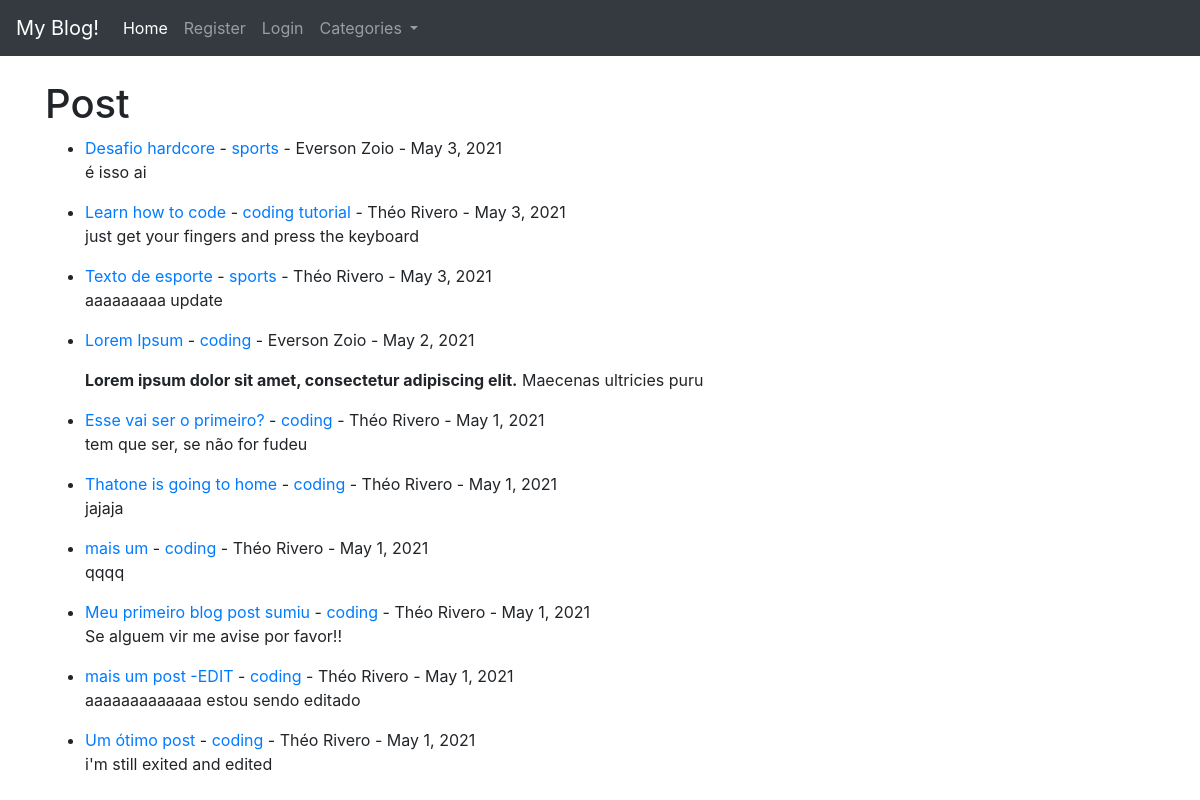
The page / on the database its author committed.
### theblog/models.py (models this page shows, shortened)
class Post(models.Model):
	title = models.CharField(max_length=255)
	title_tag = models.CharField(max_length=255)
	author = models.ForeignKey(User, on_delete=models.CASCADE) #models.CASCADE caso o user seja apagado todos os seus posts são apagados tbm
	body = models.TextField()
	post_date = models.DateField(auto_now_add=True)
	category = models.CharField(max_length=255, default='coding')
	likes = models.ManyToManyField(User, related_name='blog_post')

### theblog/views.py (the view)
# urls.py: path('', HomeView.as_view(), name='home'),
class HomeView(ListView):
	model = Post
	template_name = 'home.html'
	ordering = ['-id']
	def get_context_data(self, *args, **kwargs):
		cat_menu = Category.objects.all()
		context = super(HomeView,self).get_context_data(*args, **kwargs)
		context['cat_menu'] = cat_menu
		return context

### theblog/templates/home.html (shortened to what this page needs)
{% extends 'base.html' %}
{% block content %}
<h1>Post</h1>
<ul>
{% for post in object_list %}
	<li>
		<a href="{% url 'article-detail' post.id %}">{{post.title}}</a> -
		<a href="{% url 'category' post.category|slugify %}">{{post.category}}</a> -
		{{post.author.first_name}} {{post.author.last_name}} - {{post.post_date}}
		<p>{{post.body|slice:":100"|safe}}</p>
	</li>
{% endfor %}
</ul>
{% endblock %}

### rows shown on the page
Post: title "Desafio hardcore", category "sports", author.first_name "Everson", author.last_name "Zoio", post_date "May 3, 2021", body "é isso ai"
Post: title "Learn how to code", category "coding tutorial", author.first_name "Théo", author.last_name "Rivero", post_date "May 3, 2021", body "just get your fingers and press the keyboard"
Post: title "Texto de esporte", category "sports", author.first_name "Théo", author.last_name "Rivero", post_date "May 3, 2021", body "aaaaaaaaa update"
Post: title "Lorem Ipsum", category "coding", author.first_name "Everson", author.last_name "Zoio", post_date "May 2, 2021", body "Lorem ipsum dolor sit amet, consectetur adipiscing elit. Maecenas ultricies puru"
Post: title "Esse vai ser o primeiro?", category "coding", author.first_name "Théo", author.last_name "Rivero", post_date "May 1, 2021", body "tem que ser, se não for fudeu"
Post: title "Thatone is going to home", category "coding", author.first_name "Théo", author.last_name "Rivero", post_date "May 1, 2021", body "jajaja"
Post: title "mais um", category "coding", author.first_name "Théo", author.last_name "Rivero", post_date "May 1, 2021", body "qqqq"
Post: title "Meu primeiro blog post sumiu", category "coding", author.first_name "Théo", author.last_name "Rivero", post_date "May 1, 2021", body "Se alguem vir me avise por favor!!"
Post: title "mais um post -EDIT", category "coding", author.first_name "Théo", author.last_name "Rivero", post_date "May 1, 2021", body "aaaaaaaaaaaaa estou sendo editado"
Post: title "Um ótimo post", category "coding", author.first_name "Théo", author.last_name "Rivero", post_date "May 1, 2021", body "i'm still exited and edited"
